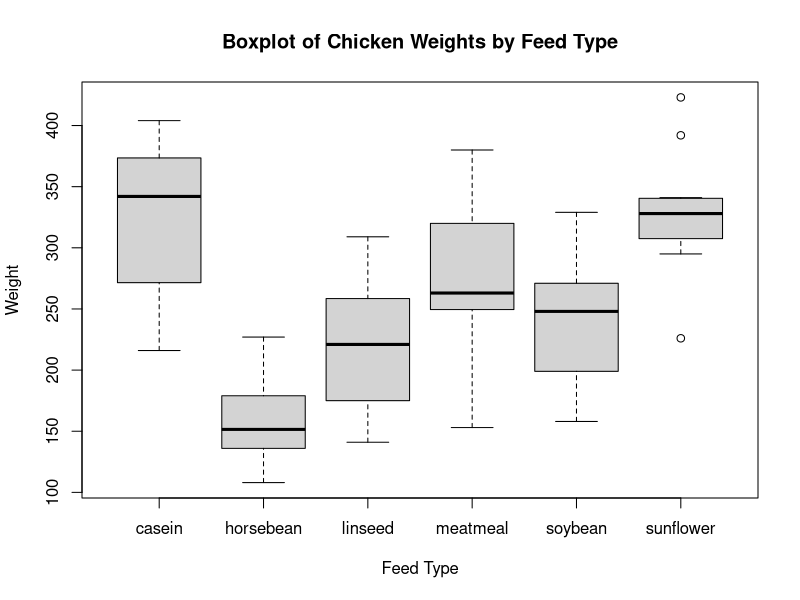

Here is the R script that generated this plot:
# Load chickwts dataset
data("chickwts")

# Generate a boxplot
png("boxplot_chickwts.png")  # Save the plot as a PNG file
boxplot(weight ~ feed, data = chickwts, main="Boxplot of Chicken Weights by Feed Type", xlab="Feed Type", ylab="Weight")
dev.off()  # Close the PNG device

